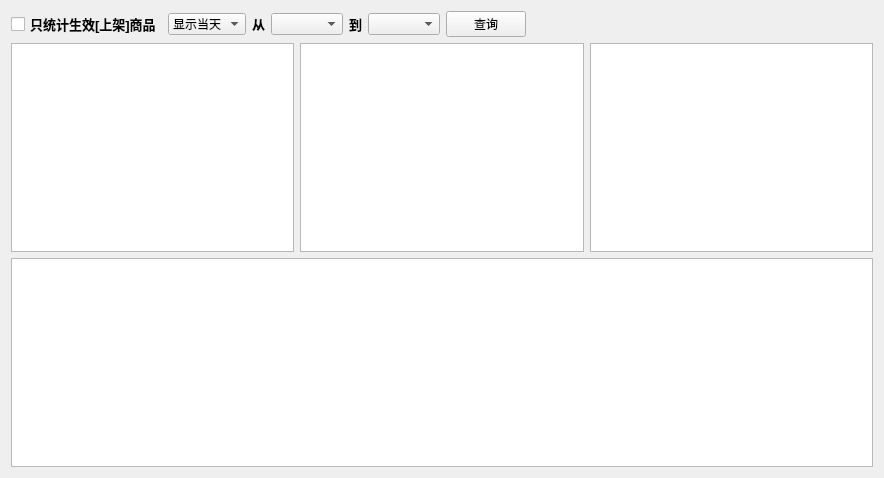
<?xml version="1.0" encoding="UTF-8"?>
<ui version="4.0">
 <class>Stock_Seal_Save_Statistic_Dialog</class>
 <widget class="QWidget" name="Stock_Seal_Save_Statistic_Dialog">
  <property name="geometry">
   <rect>
    <x>0</x>
    <y>0</y>
    <width>884</width>
    <height>478</height>
   </rect>
  </property>
  <property name="windowTitle">
   <string>Form</string>
  </property>
  <layout class="QGridLayout" name="gridLayout">
   <item row="0" column="0" colspan="3">
    <layout class="QHBoxLayout" name="horizontalLayout">
     <item>
      <widget class="QCheckBox" name="checkBox">
       <property name="font">
        <font>
         <pointsize>10</pointsize>
         <weight>75</weight>
         <bold>true</bold>
        </font>
       </property>
       <property name="text">
        <string>只统计生效[上架]商品</string>
       </property>
      </widget>
     </item>
     <item>
      <widget class="QComboBox" name="comboBox">
       <item>
        <property name="text">
         <string>显示当天</string>
        </property>
       </item>
       <item>
        <property name="text">
         <string>显示昨天</string>
        </property>
       </item>
       <item>
        <property name="text">
         <string>显示当月</string>
        </property>
       </item>
       <item>
        <property name="text">
         <string>显示上月</string>
        </property>
       </item>
       <item>
        <property name="text">
         <string>显示当年</string>
        </property>
       </item>
       <item>
        <property name="text">
         <string>显示上年</string>
        </property>
       </item>
       <item>
        <property name="text">
         <string>显示全部</string>
        </property>
       </item>
      </widget>
     </item>
     <item>
      <widget class="QLabel" name="label">
       <property name="font">
        <font>
         <pointsize>10</pointsize>
         <weight>75</weight>
         <bold>true</bold>
        </font>
       </property>
       <property name="text">
        <string>从</string>
       </property>
      </widget>
     </item>
     <item>
      <widget class="QComboBox" name="comboBox_2"/>
     </item>
     <item>
      <widget class="QLabel" name="label_2">
       <property name="font">
        <font>
         <pointsize>10</pointsize>
         <weight>75</weight>
         <bold>true</bold>
        </font>
       </property>
       <property name="text">
        <string>到</string>
       </property>
      </widget>
     </item>
     <item>
      <widget class="QComboBox" name="comboBox_3"/>
     </item>
     <item>
      <widget class="QPushButton" name="pushButton">
       <property name="text">
        <string>查询</string>
       </property>
      </widget>
     </item>
     <item>
      <spacer name="horizontalSpacer">
       <property name="orientation">
        <enum>Qt::Horizontal</enum>
       </property>
       <property name="sizeHint" stdset="0">
        <size>
         <width>40</width>
         <height>20</height>
        </size>
       </property>
      </spacer>
     </item>
    </layout>
   </item>
   <item row="1" column="0">
    <widget class="QListView" name="listView"/>
   </item>
   <item row="1" column="1">
    <widget class="QTableView" name="tableView"/>
   </item>
   <item row="1" column="2">
    <widget class="QTableView" name="tableView_2"/>
   </item>
   <item row="2" column="0" colspan="3">
    <widget class="QTableView" name="tableView_3"/>
   </item>
  </layout>
 </widget>
 <resources/>
 <connections/>
</ui>
